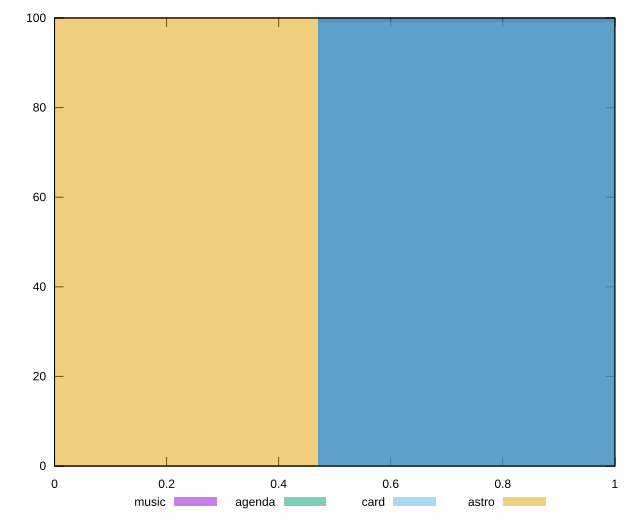

Generate this figure with gnuplot:
reset

$music <<EOF
0.9405882102053407 100
EOF

$agenda <<EOF
0.9405882102053407 100
EOF

$card <<EOF
0.9405882102053407 99
EOF

$astro <<EOF
0 100
EOF

set key outside below
set boxwidth 0.9405882102053407
set xrange [0:1]
set yrange [0:100]
set trange [0:100]
set style fill transparent solid 0.5 noborder
set terminal svg size 640, 520 enhanced background rgb 'white'
set output "reports/report_00027_2021-02-24T12-40-31.850Z/font-display/comparison/histogram/all_score.svg"

plot $music title "music" with boxes, \
     $agenda title "agenda" with boxes, \
     $card title "card" with boxes, \
     $astro title "astro" with boxes

reset
